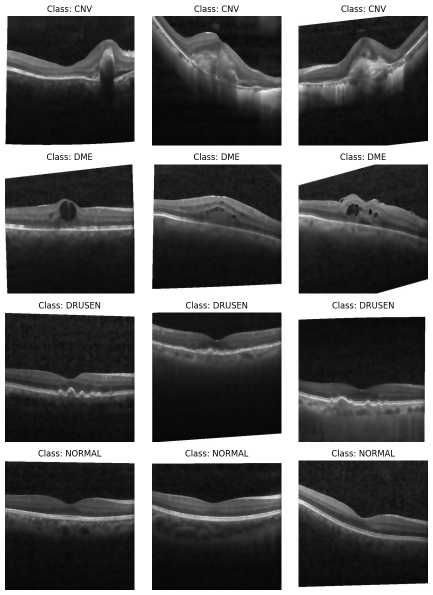
#> input picture samples/bilateral.png, 866 x 1190 px (shown at 1/2 size); its folder holds only this picture in this run
$ python -i white_crop.py   (imports and definitions only)
#> lines starting #> are read from the running program, lines starting #| are printed output that depends on the picture; after the words box and inside, x2 and y2 are one past the last pixel; in counts of white or black regions, pixels touching at a corner belong together
import cv2
import numpy as np
from pathlib import Path
from PIL import Image

def mask_white_space(image_path, save_path, white_threshold=245):
    # Load image in grayscale
#> called with image_path = '../samples/bilateral.png', save_path = 'out.png', white_threshold = 245
    img = cv2.imread(image_path, cv2.IMREAD_GRAYSCALE)
#> img: shape (1190, 866); min 0, max 255, mean 91.7

    # Detect white areas
    mask = cv2.inRange(img, white_threshold, 255)
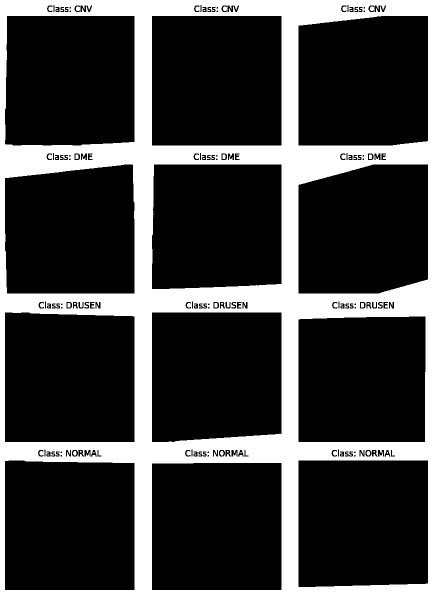
#> mask: shape (1190, 866) (shown at 1/2 size); 23.8% white; 31 white regions (21 under 20 px), largest, box (x1, y1, x2, y2) and area: (0, 0, 866, 1190) 244948, (151, 309, 157, 318) 52, (445, 309, 451, 318) 52

    # Morphological operations to remove small white spots (optional)
    kernel = cv2.getStructuringElement(cv2.MORPH_RECT, (5, 5))
    mask = cv2.morphologyEx(mask, cv2.MORPH_CLOSE, kernel, iterations=2)
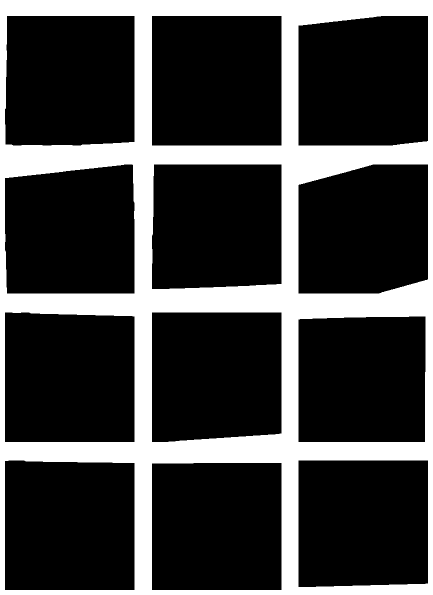
#> mask: shape (1190, 866) (shown at 1/2 size); 24.6% white; 1 white region, box (x1, y1, x2, y2) and area: (0, 0, 866, 1190) 253150

    # Invert mask to keep the content and ignore white spaces
    inverted_mask = cv2.bitwise_not(mask)

    # Apply the mask to the original image to remove white areas
    result = cv2.bitwise_and(img, img, mask=inverted_mask)
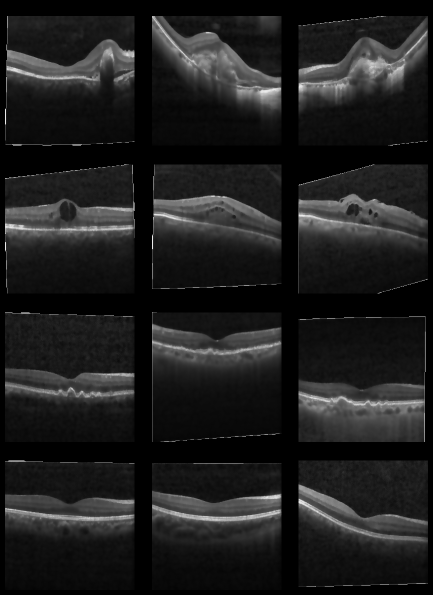
#> result: shape (1190, 866) (shown at 1/2 size); min 0, max 244, mean 30.3

    # Save the result as an image
    result_pil = Image.fromarray(result)
    result_pil.save(save_path)

# Folder paths for images
input_folder = Path("/home1/asbhide/OCT/test/NORMAL")
output_folder = Path("/home1/asbhide/OCT/test/NORMAL_crop")
# [8 lines not run here, left out]

>>> result = mask_white_space('../samples/bilateral.png', 'out.png')
